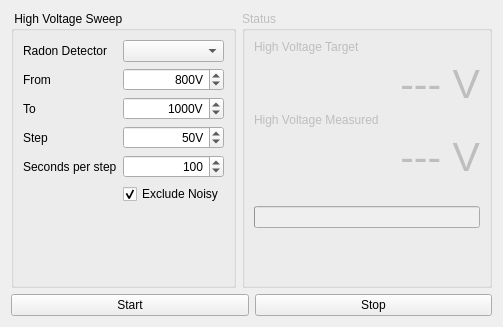
<?xml version="1.0" encoding="UTF-8"?>
<ui version="4.0">
 <class>SensitivitySweepForm</class>
 <widget class="QWidget" name="SensitivitySweepForm">
  <property name="geometry">
   <rect>
    <x>0</x>
    <y>0</y>
    <width>503</width>
    <height>327</height>
   </rect>
  </property>
  <property name="sizePolicy">
   <sizepolicy hsizetype="Preferred" vsizetype="Minimum">
    <horstretch>0</horstretch>
    <verstretch>0</verstretch>
   </sizepolicy>
  </property>
  <property name="windowTitle">
   <string>Form</string>
  </property>
  <layout class="QVBoxLayout" name="mainVerticalLayout">
   <item>
    <layout class="QHBoxLayout" name="horizontalLayout">
     <item>
      <widget class="QGroupBox" name="hvSweepGroupBox">
       <property name="sizePolicy">
        <sizepolicy hsizetype="Preferred" vsizetype="Minimum">
         <horstretch>0</horstretch>
         <verstretch>0</verstretch>
        </sizepolicy>
       </property>
       <property name="title">
        <string> High Voltage Sweep</string>
       </property>
       <layout class="QFormLayout" name="formLayout">
        <item row="0" column="0">
         <widget class="QLabel" name="label_9">
          <property name="text">
           <string>Radon Detector</string>
          </property>
         </widget>
        </item>
        <item row="0" column="1">
         <widget class="QComboBox" name="comboBox"/>
        </item>
        <item row="1" column="0">
         <widget class="QLabel" name="label_3">
          <property name="text">
           <string>From</string>
          </property>
         </widget>
        </item>
        <item row="1" column="1">
         <widget class="QSpinBox" name="hvLowSpinBox">
          <property name="alignment">
           <set>Qt::AlignRight|Qt::AlignTrailing|Qt::AlignVCenter</set>
          </property>
          <property name="suffix">
           <string>V</string>
          </property>
          <property name="minimum">
           <number>500</number>
          </property>
          <property name="maximum">
           <number>1500</number>
          </property>
          <property name="singleStep">
           <number>10</number>
          </property>
          <property name="value">
           <number>800</number>
          </property>
         </widget>
        </item>
        <item row="3" column="0">
         <widget class="QLabel" name="label_4">
          <property name="text">
           <string>To</string>
          </property>
         </widget>
        </item>
        <item row="3" column="1">
         <widget class="QSpinBox" name="hvHighSpinBox">
          <property name="alignment">
           <set>Qt::AlignRight|Qt::AlignTrailing|Qt::AlignVCenter</set>
          </property>
          <property name="suffix">
           <string>V</string>
          </property>
          <property name="minimum">
           <number>500</number>
          </property>
          <property name="maximum">
           <number>1500</number>
          </property>
          <property name="singleStep">
           <number>10</number>
          </property>
          <property name="value">
           <number>1000</number>
          </property>
         </widget>
        </item>
        <item row="5" column="0">
         <widget class="QLabel" name="label_2">
          <property name="text">
           <string>Step</string>
          </property>
         </widget>
        </item>
        <item row="5" column="1">
         <widget class="QSpinBox" name="hvStepSpinBox">
          <property name="alignment">
           <set>Qt::AlignRight|Qt::AlignTrailing|Qt::AlignVCenter</set>
          </property>
          <property name="suffix">
           <string>V</string>
          </property>
          <property name="minimum">
           <number>10</number>
          </property>
          <property name="maximum">
           <number>500</number>
          </property>
          <property name="singleStep">
           <number>5</number>
          </property>
          <property name="value">
           <number>50</number>
          </property>
         </widget>
        </item>
        <item row="7" column="0">
         <widget class="QLabel" name="label_5">
          <property name="text">
           <string>Seconds per step</string>
          </property>
         </widget>
        </item>
        <item row="7" column="1">
         <widget class="QSpinBox" name="hvSecSpinBox">
          <property name="alignment">
           <set>Qt::AlignRight|Qt::AlignTrailing|Qt::AlignVCenter</set>
          </property>
          <property name="suffix">
           <string/>
          </property>
          <property name="minimum">
           <number>10</number>
          </property>
          <property name="maximum">
           <number>3600</number>
          </property>
          <property name="singleStep">
           <number>10</number>
          </property>
          <property name="value">
           <number>100</number>
          </property>
         </widget>
        </item>
        <item row="8" column="1">
         <widget class="QCheckBox" name="noiseCheckBox">
          <property name="toolTip">
           <string>Any noisy measurements (ULD counts &gt; 0) are repeated with this option enabled</string>
          </property>
          <property name="text">
           <string>Exclude Noisy</string>
          </property>
          <property name="checked">
           <bool>true</bool>
          </property>
         </widget>
        </item>
       </layout>
      </widget>
     </item>
     <item>
      <widget class="QGroupBox" name="statusGroupBox">
       <property name="enabled">
        <bool>false</bool>
       </property>
       <property name="sizePolicy">
        <sizepolicy hsizetype="Preferred" vsizetype="Minimum">
         <horstretch>0</horstretch>
         <verstretch>0</verstretch>
        </sizepolicy>
       </property>
       <property name="title">
        <string>Status</string>
       </property>
       <property name="flat">
        <bool>false</bool>
       </property>
       <layout class="QFormLayout" name="formLayout_2">
        <item row="0" column="0">
         <widget class="QLabel" name="label">
          <property name="text">
           <string>High Voltage Target</string>
          </property>
         </widget>
        </item>
        <item row="1" column="0" colspan="2">
         <widget class="QLabel" name="hvTargetLabel">
          <property name="font">
           <font>
            <pointsize>31</pointsize>
           </font>
          </property>
          <property name="text">
           <string>--- V</string>
          </property>
          <property name="alignment">
           <set>Qt::AlignRight|Qt::AlignTrailing|Qt::AlignVCenter</set>
          </property>
         </widget>
        </item>
        <item row="2" column="0">
         <widget class="QLabel" name="label_8">
          <property name="text">
           <string>High Voltage Measured</string>
          </property>
         </widget>
        </item>
        <item row="4" column="0" colspan="2">
         <widget class="QLabel" name="hvMeasuredLabel">
          <property name="font">
           <font>
            <pointsize>31</pointsize>
           </font>
          </property>
          <property name="text">
           <string>--- V</string>
          </property>
          <property name="alignment">
           <set>Qt::AlignRight|Qt::AlignTrailing|Qt::AlignVCenter</set>
          </property>
         </widget>
        </item>
        <item row="9" column="0" colspan="2">
         <widget class="QLabel" name="instructionLabel">
          <property name="palette">
           <palette>
            <active>
             <colorrole role="WindowText">
              <brush brushstyle="SolidPattern">
               <color alpha="255">
                <red>170</red>
                <green>0</green>
                <blue>0</blue>
               </color>
              </brush>
             </colorrole>
            </active>
            <inactive>
             <colorrole role="WindowText">
              <brush brushstyle="SolidPattern">
               <color alpha="255">
                <red>170</red>
                <green>0</green>
                <blue>0</blue>
               </color>
              </brush>
             </colorrole>
            </inactive>
            <disabled>
             <colorrole role="WindowText">
              <brush brushstyle="SolidPattern">
               <color alpha="255">
                <red>120</red>
                <green>120</green>
                <blue>120</blue>
               </color>
              </brush>
             </colorrole>
            </disabled>
           </palette>
          </property>
          <property name="font">
           <font>
            <weight>75</weight>
            <bold>true</bold>
           </font>
          </property>
          <property name="text">
           <string/>
          </property>
          <property name="alignment">
           <set>Qt::AlignCenter</set>
          </property>
         </widget>
        </item>
        <item row="10" column="0" colspan="2">
         <widget class="QProgressBar" name="progressBar">
          <property name="minimumSize">
           <size>
            <width>207</width>
            <height>0</height>
           </size>
          </property>
          <property name="value">
           <number>0</number>
          </property>
          <property name="textVisible">
           <bool>false</bool>
          </property>
          <property name="invertedAppearance">
           <bool>false</bool>
          </property>
         </widget>
        </item>
       </layout>
      </widget>
     </item>
    </layout>
   </item>
   <item>
    <layout class="QHBoxLayout" name="horizontalLayout_2">
     <item>
      <widget class="QPushButton" name="startButton">
       <property name="text">
        <string>Start</string>
       </property>
      </widget>
     </item>
     <item>
      <widget class="QPushButton" name="stopButton">
       <property name="text">
        <string>Stop</string>
       </property>
      </widget>
     </item>
    </layout>
   </item>
  </layout>
 </widget>
 <resources/>
 <connections/>
</ui>
